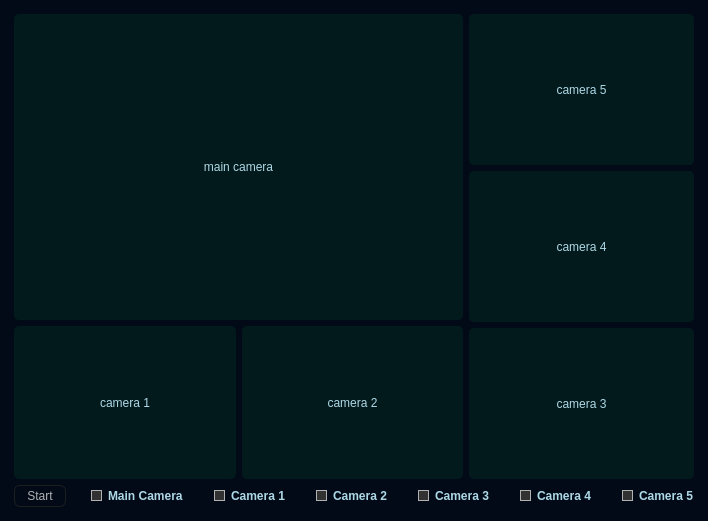
<?xml version="1.0" encoding="UTF-8"?>
<ui version="4.0">
 <class>MainWindow</class>
 <widget class="QMainWindow" name="MainWindow">
  <property name="enabled">
   <bool>true</bool>
  </property>
  <property name="geometry">
   <rect>
    <x>0</x>
    <y>0</y>
    <width>702</width>
    <height>521</height>
   </rect>
  </property>
  <property name="sizePolicy">
   <sizepolicy hsizetype="Preferred" vsizetype="Preferred">
    <horstretch>0</horstretch>
    <verstretch>0</verstretch>
   </sizepolicy>
  </property>
  <property name="font">
   <font>
    <family>Tw Cen MT Condensed Extra Bold</family>
   </font>
  </property>
  <property name="windowTitle">
   <string>MainWindow</string>
  </property>
  <property name="styleSheet">
   <string notr="true">QToolTip
{
     border: 1px solid black;
     background-color:#020A18;
     padding: 1px;
     border-radius: 3px;
     opacity: 100;
}

QWidget
{
    color: lightblue;
    background-color: #020A18;
}

QTreeView, QListView
{
    background-color: silver;
    margin-left: 5px;
}

QWidget:item:hover
{
    background-color: QLinearGradient( x1: 0, y1: 0, x2: 0, y2: 1, stop: 0 #ffa02f, stop: 1 #ca0619);
    color: #000000;
}

QWidget:item:selected
{
    background-color: QLinearGradient( x1: 0, y1: 0, x2: 0, y2: 1, stop: 0 #ffa02f, stop: 1 #d7801a);
}

QMenuBar::item
{
    background: transparent;
}

QMenuBar::item:selected
{
    background: transparent;
    border: 1px solid #ffaa00;
}

QMenuBar::item:pressed
{
    background: #444;
    border: 1px solid #000;
    background-color: QLinearGradient(
        x1:0, y1:0,
        x2:0, y2:1,
        stop:1 #212121,
        stop:0.4 #343434/*,
        stop:0.2 #343434,
        stop:0.1 #ffaa00*/
    );
    margin-bottom:-1px;
    padding-bottom:1px;
}

QMenu
{
    border: 1px solid #000;
}

QMenu::item
{
    padding: 2px 20px 2px 20px;
}

QMenu::item:selected
{
    color: #000000;
}

QWidget:disabled
{
    color: #808080;
    background-color: #323232;
}

QAbstractItemView
{
    background-color: QLinearGradient( x1: 0, y1: 0, x2: 0, y2: 1, stop: 0 #4d4d4d, stop: 0.1 #646464, stop: 1 #5d5d5d);
}

QWidget:focus
{
    /*border: 1px solid darkgray;*/
}

QLineEdit
{
    background-color: QLinearGradient( x1: 0, y1: 0, x2: 0, y2: 1, stop: 0 #4d4d4d, stop: 0 #646464, stop: 1 #5d5d5d);
    padding: 1px;
    border-style: solid;
    border: 1px solid #1e1e1e;
    border-radius: 5;
}

QPushButton
{
    color: #b1b1b1;
    background-color: QLinearGradient( x1: 0, y1: 0, x2: 0, y2: 1, stop: 0 #565656, stop: 0.1 #525252, stop: 0.5 #4e4e4e, stop: 0.9 #4a4a4a, stop: 1 #464646);
    border-width: 1px;
    border-color: #1e1e1e;
    border-style: solid;
    border-radius: 6;
    padding: 3px;
    font-size: 12px;
    padding-left: 5px;
    padding-right: 5px;
    min-width: 40px;
}

QPushButton:pressed
{
    background-color: QLinearGradient( x1: 0, y1: 0, x2: 0, y2: 1, stop: 0 #2d2d2d, stop: 0.1 #2b2b2b, stop: 0.5 #292929, stop: 0.9 #282828, stop: 1 #252525);
}

QComboBox
{
    selection-background-color: #ffaa00;
    background-color: QLinearGradient( x1: 0, y1: 0, x2: 0, y2: 1, stop: 0 #565656, stop: 0.1 #525252, stop: 0.5 #4e4e4e, stop: 0.9 #4a4a4a, stop: 1 #464646);
    border-style: solid;
    border: 1px solid #1e1e1e;
    border-radius: 5;
}

QComboBox:hover,QPushButton:hover
{
    border: 2px solid QLinearGradient( x1: 0, y1: 0, x2: 0, y2: 1, stop: 0 #ffa02f, stop: 1 #d7801a);
}

QComboBox:on
{
    padding-top: 3px;
    padding-left: 4px;
    background-color: QLinearGradient( x1: 0, y1: 0, x2: 0, y2: 1, stop: 0 #2d2d2d, stop: 0.1 #2b2b2b, stop: 0.5 #292929, stop: 0.9 #282828, stop: 1 #252525);
    selection-background-color: #ffaa00;
}


QComboBox QAbstractItemView
{
    border: 2px solid darkgray;
    selection-background-color: QLinearGradient( x1: 0, y1: 0, x2: 0, y2: 1, stop: 0 #ffa02f, stop: 1 #d7801a);
}

QComboBox::drop-down
{
     subcontrol-origin: padding;
     subcontrol-position: top right;
     width: 15px;

     border-left-width: 0px;
     border-left-color: darkgray;
     border-left-style: solid; /* just a single line */
     border-top-right-radius: 3px; /* same radius as the QComboBox */
     border-bottom-right-radius: 3px;
 }

QComboBox::down-arrow
{
     image: url(:/dark_orange/img/down_arrow.png);
}

QGroupBox
{
    border: 1px solid darkgray;
    margin-top: 10px;
}

QGroupBox:focus
{
    border: 1px solid darkgray;
}

QTextEdit:focus
{
    border: 1px solid darkgray;
}

QScrollBar:horizontal {
     border: 1px solid #222222;
     background: QLinearGradient( x1: 0, y1: 0, x2: 0, y2: 1, stop: 0.0 #121212, stop: 0.2 #282828, stop: 1 #484848);
     height: 7px;
     margin: 0px 16px 0 16px;
}

QScrollBar::handle:horizontal
{
      background: QLinearGradient( x1: 0, y1: 0, x2: 1, y2: 0, stop: 0 #ffa02f, stop: 0.5 #d7801a, stop: 1 #ffa02f);
      min-height: 20px;
      border-radius: 2px;
}

QScrollBar::add-line:horizontal {
      border: 1px solid #1b1b19;
      border-radius: 2px;
      background: QLinearGradient( x1: 0, y1: 0, x2: 1, y2: 0, stop: 0 #ffa02f, stop: 1 #d7801a);
      width: 14px;
      subcontrol-position: right;
      subcontrol-origin: margin;
}

QScrollBar::sub-line:horizontal {
      border: 1px solid #1b1b19;
      border-radius: 2px;
      background: QLinearGradient( x1: 0, y1: 0, x2: 1, y2: 0, stop: 0 #ffa02f, stop: 1 #d7801a);
      width: 14px;
     subcontrol-position: left;
     subcontrol-origin: margin;
}

QScrollBar::right-arrow:horizontal, QScrollBar::left-arrow:horizontal
{
      border: 1px solid black;
      width: 1px;
      height: 1px;
      background: white;
}

QScrollBar::add-page:horizontal, QScrollBar::sub-page:horizontal
{
      background: none;
}

QScrollBar:vertical
{
      background: QLinearGradient( x1: 0, y1: 0, x2: 1, y2: 0, stop: 0.0 #121212, stop: 0.2 #282828, stop: 1 #484848);
      width: 7px;
      margin: 16px 0 16px 0;
      border: 1px solid #222222;
}

QScrollBar::handle:vertical
{
      background: QLinearGradient( x1: 0, y1: 0, x2: 0, y2: 1, stop: 0 #ffa02f, stop: 0.5 #d7801a, stop: 1 #ffa02f);
      min-height: 20px;
      border-radius: 2px;
}

QScrollBar::add-line:vertical
{
      border: 1px solid #1b1b19;
      border-radius: 2px;
      background: QLinearGradient( x1: 0, y1: 0, x2: 0, y2: 1, stop: 0 #ffa02f, stop: 1 #d7801a);
      height: 14px;
      subcontrol-position: bottom;
      subcontrol-origin: margin;
}

QScrollBar::sub-line:vertical
{
      border: 1px solid #1b1b19;
      border-radius: 2px;
      background: QLinearGradient( x1: 0, y1: 0, x2: 0, y2: 1, stop: 0 #d7801a, stop: 1 #ffa02f);
      height: 14px;
      subcontrol-position: top;
      subcontrol-origin: margin;
}

QScrollBar::up-arrow:vertical, QScrollBar::down-arrow:vertical
{
      border: 1px solid black;
      width: 1px;
      height: 1px;
      background: white;
}


QScrollBar::add-page:vertical, QScrollBar::sub-page:vertical
{
      background: none;
}

QTextEdit
{
    background-color: #242424;
}

QPlainTextEdit
{
    background-color: #242424;
}

QHeaderView::section
{
    background-color: QLinearGradient(x1:0, y1:0, x2:0, y2:1, stop:0 #616161, stop: 0.5 #505050, stop: 0.6 #434343, stop:1 #656565);
    color: white;
    padding-left: 4px;
    border: 1px solid #6c6c6c;
}

QCheckBox:disabled
{
color: #414141;
}

QDockWidget::title
{
    text-align: center;
    spacing: 3px; /* spacing between items in the tool bar */
    background-color: QLinearGradient(x1:0, y1:0, x2:0, y2:1, stop:0 #323232, stop: 0.5 #242424, stop:1 #323232);
}

QDockWidget::close-button, QDockWidget::float-button
{
    text-align: center;
    spacing: 1px; /* spacing between items in the tool bar */
    background-color: QLinearGradient(x1:0, y1:0, x2:0, y2:1, stop:0 #323232, stop: 0.5 #242424, stop:1 #323232);
}

QDockWidget::close-button:hover, QDockWidget::float-button:hover
{
    background: #242424;
}

QDockWidget::close-button:pressed, QDockWidget::float-button:pressed
{
    padding: 1px -1px -1px 1px;
}

QMainWindow::separator
{
    color: white;
    padding-left: 4px;
    border: 1px solid #4c4c4c;
    spacing: 3px; /* spacing between items in the tool bar */
    background-image: url('Wallpaper0.jpg');
}

QMainWindow::separator:hover
{
    color: white;
    padding-left: 4px;
    border: 1px solid #6c6c6c;
    spacing: 3px; /* spacing between items in the tool bar */
    background-image: url('Wallpaper0.jpg');
}

QToolBar::handle
{
     spacing: 3px; /* spacing between items in the tool bar */
     background: url(:/dark_orange/img/handle.png);
}

QMenu::separator
{
    height: 2px;
    background-color: QLinearGradient(x1:0, y1:0, x2:0, y2:1, stop:0 #161616, stop: 0.5 #151515, stop: 0.6 #212121, stop:1 #343434);
    color: white;
    padding-left: 4px;
    margin-left: 10px;
    margin-right: 5px;
}

QProgressBar
{
    border: 2px solid grey;
    border-radius: 5px;
    text-align: center;
}

QProgressBar::chunk
{
    background-color: #d7801a;
    width: 2.15px;
    margin: 0.5px;
}

QTabBar::tab {
    color: #b1b1b1;
    border: 1px solid #444;
    border-bottom-style: none;
    background-color: #323232;
    padding-left: 10px;
    padding-right: 10px;
    padding-top: 3px;
    padding-bottom: 2px;
    margin-right: -1px;
}

QTabWidget::pane {
    border: 1px solid #444;
    top: 1px;
}

QTabBar::tab:last
{
    margin-right: 0; /* the last selected tab has nothing to overlap with on the right */
    border-top-right-radius: 3px;
}

QTabBar::tab:first:!selected
{
 margin-left: 0px; /* the last selected tab has nothing to overlap with on the right */


    border-top-left-radius: 3px;
}

QTabBar::tab:!selected
{
    color: #b1b1b1;
    border-bottom-style: solid;
    margin-top: 3px;
    background-color: QLinearGradient(x1:0, y1:0, x2:0, y2:1, stop:1 #212121, stop:.4 #343434);
}

QTabBar::tab:selected
{
    border-top-left-radius: 3px;
    border-top-right-radius: 3px;
    margin-bottom: 0px;
}

QTabBar::tab:!selected:hover
{
    /*border-top: 2px solid #ffaa00;
    padding-bottom: 3px;*/
    border-top-left-radius: 3px;
    border-top-right-radius: 3px;
    background-color: QLinearGradient(x1:0, y1:0, x2:0, y2:1, stop:1 #212121, stop:0.4 #343434, stop:0.2 #343434, stop:0.1 #ffaa00);
}

QRadioButton::indicator:checked, QRadioButton::indicator:unchecked{
    color: #b1b1b1;
    background-color: #323232;
    border: 1px solid #b1b1b1;
    border-radius: 6px;
}

QRadioButton::indicator:checked
{
    background-color: qradialgradient(
        cx: 0.5, cy: 0.5,
        fx: 0.5, fy: 0.5,
        radius: 1.0,
        stop: 0.25 #ffaa00,
        stop: 0.3 #323232
    );
}

QCheckBox::indicator{
    color: #b1b1b1;
    background-color: #323232;
    border: 1px solid #b1b1b1;
    width: 9px;
    height: 9px;
}

QRadioButton::indicator
{
    border-radius: 6px;
}

QRadioButton::indicator:hover, QCheckBox::indicator:hover
{
    border: 1px solid #ffaa00;
}

QCheckBox::indicator:checked
{
    image:url(checkbox.png);
}

QCheckBox::indicator:disabled, QRadioButton::indicator:disabled
{
    border: 1px solid #444;
}


QSlider::groove:horizontal {
    border: 1px solid #3A3939;
    height: 8px;
    background: #201F1F;
    margin: 2px 0;
    border-radius: 2px;
}

QSlider::handle:horizontal {
    background: QLinearGradient( x1: 0, y1: 0, x2: 0, y2: 1,
      stop: 0.0 silver, stop: 0.2 #a8a8a8, stop: 1 #727272);
    border: 1px solid #3A3939;
    width: 14px;
    height: 14px;
    margin: -4px 0;
    border-radius: 2px;
}

QSlider::groove:vertical {
    border: 1px solid #3A3939;
    width: 8px;
    background: #201F1F;
    margin: 0 0px;
    border-radius: 2px;
}

QSlider::handle:vertical {
    background: QLinearGradient( x1: 0, y1: 0, x2: 0, y2: 1, stop: 0.0 silver,
      stop: 0.2 #a8a8a8, stop: 1 #727272);
    border: 1px solid #3A3939;
    width: 14px;
    height: 14px;
    margin: 0 -4px;
    border-radius: 2px;
}

QAbstractSpinBox {
    padding-top: 2px;
    padding-bottom: 2px;
    border: 1px solid darkgray;

    border-radius: 2px;
    min-width: 50px;
}</string>
  </property>
  <widget class="QWidget" name="centralwidget">
   <property name="sizePolicy">
    <sizepolicy hsizetype="Preferred" vsizetype="Preferred">
     <horstretch>0</horstretch>
     <verstretch>0</verstretch>
    </sizepolicy>
   </property>
   <property name="styleSheet">
    <string notr="true"/>
   </property>
   <layout class="QGridLayout" name="gridLayout">
    <item row="0" column="0">
     <layout class="QVBoxLayout" name="verticalLayout_3" stretch="8,2">
      <property name="sizeConstraint">
       <enum>QLayout::SetDefaultConstraint</enum>
      </property>
      <property name="leftMargin">
       <number>5</number>
      </property>
      <property name="topMargin">
       <number>5</number>
      </property>
      <property name="rightMargin">
       <number>5</number>
      </property>
      <property name="bottomMargin">
       <number>5</number>
      </property>
      <item>
       <layout class="QHBoxLayout" name="horizontalLayout_2" stretch="2,1">
        <property name="sizeConstraint">
         <enum>QLayout::SetDefaultConstraint</enum>
        </property>
        <item>
         <layout class="QVBoxLayout" name="verticalLayout_2" stretch="2,1">
          <property name="spacing">
           <number>6</number>
          </property>
          <property name="sizeConstraint">
           <enum>QLayout::SetMinimumSize</enum>
          </property>
          <property name="topMargin">
           <number>0</number>
          </property>
          <property name="bottomMargin">
           <number>0</number>
          </property>
          <item>
           <widget class="QLabel" name="liveView_0">
            <property name="sizePolicy">
             <sizepolicy hsizetype="Preferred" vsizetype="Preferred">
              <horstretch>0</horstretch>
              <verstretch>0</verstretch>
             </sizepolicy>
            </property>
            <property name="sizeIncrement">
             <size>
              <width>0</width>
              <height>0</height>
             </size>
            </property>
            <property name="styleSheet">
             <string notr="true">background-color: rgba(8, 170, 63, 0.1);
border-radius: 5px; </string>
            </property>
            <property name="text">
             <string>main camera</string>
            </property>
            <property name="alignment">
             <set>Qt::AlignCenter</set>
            </property>
           </widget>
          </item>
          <item>
           <layout class="QHBoxLayout" name="horizontalLayout" stretch="0,0">
            <property name="spacing">
             <number>6</number>
            </property>
            <property name="sizeConstraint">
             <enum>QLayout::SetMinimumSize</enum>
            </property>
            <property name="topMargin">
             <number>0</number>
            </property>
            <item>
             <widget class="QLabel" name="liveView_1">
              <property name="sizePolicy">
               <sizepolicy hsizetype="Minimum" vsizetype="Preferred">
                <horstretch>0</horstretch>
                <verstretch>0</verstretch>
               </sizepolicy>
              </property>
              <property name="font">
               <font>
                <weight>50</weight>
                <bold>false</bold>
               </font>
              </property>
              <property name="styleSheet">
               <string notr="true">background-color: rgba(8, 170, 63, 0.1);
border-radius: 5px; </string>
              </property>
              <property name="text">
               <string>camera 1</string>
              </property>
              <property name="alignment">
               <set>Qt::AlignCenter</set>
              </property>
             </widget>
            </item>
            <item>
             <widget class="QLabel" name="liveView_2">
              <property name="sizePolicy">
               <sizepolicy hsizetype="Minimum" vsizetype="Preferred">
                <horstretch>0</horstretch>
                <verstretch>0</verstretch>
               </sizepolicy>
              </property>
              <property name="font">
               <font>
                <weight>50</weight>
                <bold>false</bold>
               </font>
              </property>
              <property name="styleSheet">
               <string notr="true">background-color: rgba(8, 170, 63, 0.1);
border-radius: 5px; </string>
              </property>
              <property name="text">
               <string>camera 2</string>
              </property>
              <property name="alignment">
               <set>Qt::AlignCenter</set>
              </property>
             </widget>
            </item>
           </layout>
          </item>
         </layout>
        </item>
        <item>
         <layout class="QVBoxLayout" name="verticalLayout">
          <property name="sizeConstraint">
           <enum>QLayout::SetDefaultConstraint</enum>
          </property>
          <item>
           <widget class="QLabel" name="liveView_5">
            <property name="styleSheet">
             <string notr="true">background-color: rgba(8, 170, 63, 0.1);
border-radius: 5px; </string>
            </property>
            <property name="text">
             <string>camera 5</string>
            </property>
            <property name="alignment">
             <set>Qt::AlignCenter</set>
            </property>
           </widget>
          </item>
          <item>
           <widget class="QLabel" name="liveView_4">
            <property name="styleSheet">
             <string notr="true">background-color: rgba(8, 170, 63, 0.1);
border-radius: 5px; </string>
            </property>
            <property name="text">
             <string>camera 4</string>
            </property>
            <property name="alignment">
             <set>Qt::AlignCenter</set>
            </property>
           </widget>
          </item>
          <item>
           <widget class="QLabel" name="liveView_3">
            <property name="styleSheet">
             <string notr="true">background-color: rgba(8, 170, 63, 0.1);
border-radius: 5px; </string>
            </property>
            <property name="text">
             <string>camera 3</string>
            </property>
            <property name="alignment">
             <set>Qt::AlignCenter</set>
            </property>
           </widget>
          </item>
         </layout>
        </item>
       </layout>
      </item>
      <item>
       <widget class="QSplitter" name="splitter">
        <property name="enabled">
         <bool>true</bool>
        </property>
        <property name="sizePolicy">
         <sizepolicy hsizetype="Minimum" vsizetype="Maximum">
          <horstretch>0</horstretch>
          <verstretch>0</verstretch>
         </sizepolicy>
        </property>
        <property name="orientation">
         <enum>Qt::Horizontal</enum>
        </property>
        <property name="opaqueResize">
         <bool>true</bool>
        </property>
        <property name="handleWidth">
         <number>0</number>
        </property>
        <widget class="QPushButton" name="pushButton">
         <property name="sizePolicy">
          <sizepolicy hsizetype="Minimum" vsizetype="Fixed">
           <horstretch>0</horstretch>
           <verstretch>0</verstretch>
          </sizepolicy>
         </property>
         <property name="layoutDirection">
          <enum>Qt::LeftToRight</enum>
         </property>
         <property name="styleSheet">
          <string notr="true">background-color: rgba(8, 170, 63, 0);</string>
         </property>
         <property name="text">
          <string>Start</string>
         </property>
        </widget>
        <widget class="QWidget" name="">
         <layout class="QHBoxLayout" name="horizontalLayout_3">
          <property name="spacing">
           <number>30</number>
          </property>
          <property name="leftMargin">
           <number>25</number>
          </property>
          <property name="rightMargin">
           <number>0</number>
          </property>
          <property name="bottomMargin">
           <number>0</number>
          </property>
          <item>
           <widget class="QCheckBox" name="checkBox_0">
            <property name="font">
             <font>
              <weight>75</weight>
              <bold>true</bold>
             </font>
            </property>
            <property name="text">
             <string>Main Camera</string>
            </property>
           </widget>
          </item>
          <item>
           <widget class="QCheckBox" name="checkBox_1">
            <property name="font">
             <font>
              <weight>75</weight>
              <bold>true</bold>
             </font>
            </property>
            <property name="text">
             <string>Camera 1</string>
            </property>
           </widget>
          </item>
          <item>
           <widget class="QCheckBox" name="checkBox_2">
            <property name="font">
             <font>
              <weight>75</weight>
              <bold>true</bold>
             </font>
            </property>
            <property name="text">
             <string>Camera 2</string>
            </property>
           </widget>
          </item>
          <item>
           <widget class="QCheckBox" name="checkBox_3">
            <property name="font">
             <font>
              <weight>75</weight>
              <bold>true</bold>
             </font>
            </property>
            <property name="text">
             <string>Camera 3</string>
            </property>
           </widget>
          </item>
          <item>
           <widget class="QCheckBox" name="checkBox_4">
            <property name="font">
             <font>
              <weight>75</weight>
              <bold>true</bold>
             </font>
            </property>
            <property name="text">
             <string>Camera 4</string>
            </property>
           </widget>
          </item>
          <item>
           <widget class="QCheckBox" name="checkBox_5">
            <property name="font">
             <font>
              <weight>75</weight>
              <bold>true</bold>
             </font>
            </property>
            <property name="text">
             <string>Camera 5</string>
            </property>
           </widget>
          </item>
         </layout>
        </widget>
       </widget>
      </item>
     </layout>
    </item>
   </layout>
   <zorder>liveView_0</zorder>
   <zorder>checkBox_2</zorder>
   <zorder>checkBox_3</zorder>
   <zorder>checkBox_4</zorder>
   <zorder>checkBox_1</zorder>
   <zorder>liveView_4</zorder>
   <zorder>liveView_5</zorder>
   <zorder>liveView_2</zorder>
   <zorder>liveView_1</zorder>
   <zorder>checkBox_5</zorder>
   <zorder>checkBox_0</zorder>
   <zorder>liveView_3</zorder>
   <zorder>pushButton</zorder>
  </widget>
 </widget>
 <resources/>
 <connections/>
</ui>
